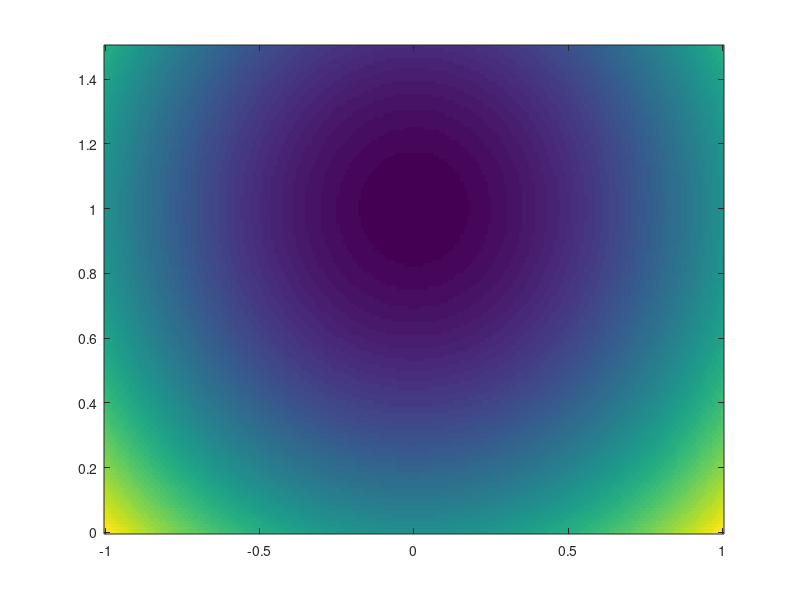

Reproduce this figure in MATLAB.
%%
% conic distance

nx = 200; ny = 150;
x1 = linspace(-1,1,nx);
y1 = linspace(0,1.5,ny);
[Y,X] = meshgrid(y1,x1);

[T,R] = cart2pol(X,Y);

x = 0; y = 1;
[t,r] = cart2pol(x,y);

conic_dist = @(r1,t1,r2,t2)r1.^2 + r2.^2 - 2*r1.*r2.*cos(abs(t1-t2));

d = conic_dist(r,t,R,T);

clf;
imagesc(x1,y1,d');
axis xy;